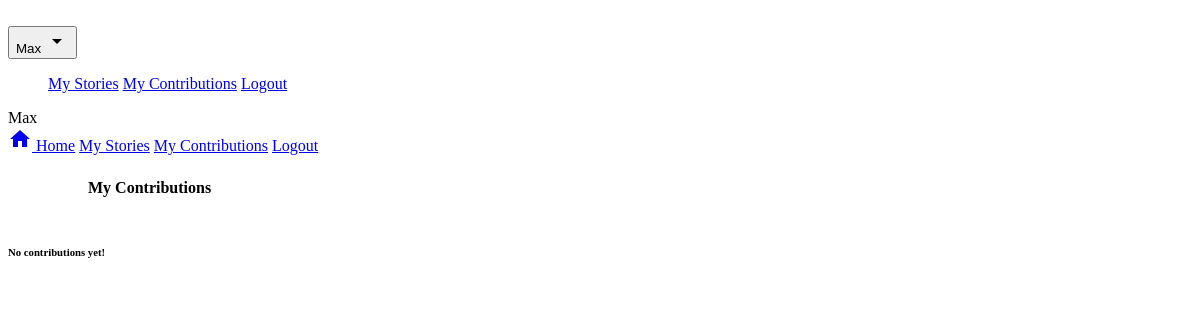
Before: /my/contributions (signed in) with the older database file.
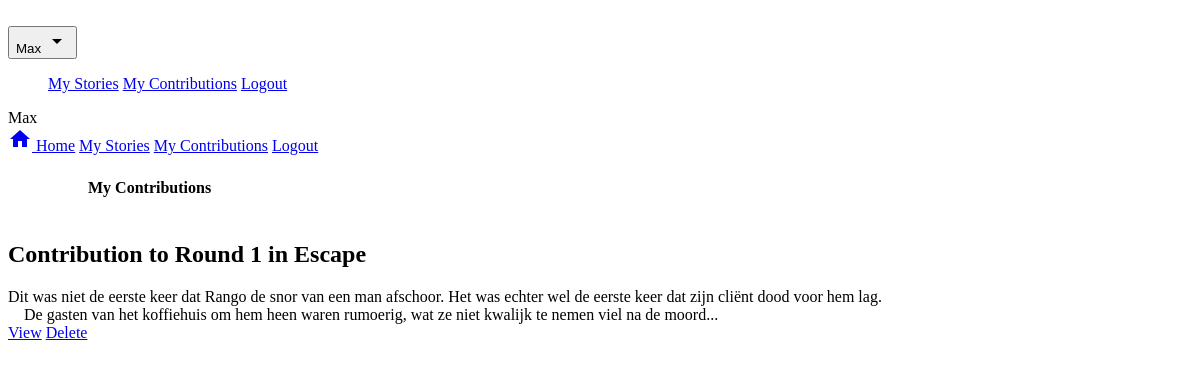
After: the same page with the newer database file.
### storanonymizer/models.py (models this page shows, shortened)
class Contribution(db.Model):
	id = db.Column(db.Integer, primary_key=True)
	code = db.Column(db.String(), unique=True)
	text = db.Column(db.Text())
	votes = db.relationship("Vote", backref="contribution", lazy="select")
	author_id = db.Column(db.Integer, db.ForeignKey("user.id"))
	round_id = db.Column(db.Integer, db.ForeignKey("round.id"))

class Round(db.Model):
	id = db.Column(db.Integer, primary_key=True)
	name = db.Column(db.String())
	code = db.Column(db.String(), unique=True)
	contributions = db.relationship("Contribution", backref="round", lazy="select")
	votes = db.relationship("Vote", backref="round", lazy="select")
	winning_contribution_id = db.Column(db.String())
	story_id = db.Column(db.Integer, db.ForeignKey("story.id"))
	public_authors = db.Column(db.Boolean(), default=False)
	public_contributions = db.Column(db.Boolean(), default=False)
	voting = db.Column(db.Boolean(), default=False)
	public_votes = db.Column(db.Boolean(), default=False)

class Story(db.Model):
	id = db.Column(db.Integer, primary_key=True)
	code = db.Column(db.String(), unique=True)
	name = db.Column(db.String())
	user_id = db.Column(db.Integer, db.ForeignKey("user.id"))
	rounds = db.relationship("Round", backref="story", lazy="select")

### storanonymizer/views.py (the view)
@app.route("/my/contributions")
@login_required
def my_contributions():
	contributions = current_user.contributions
	return render_template("mycontributions.html", contributions=contributions)

### storanonymizer/auth.py (called while the page is built)
@lm.user_loader
def load_user(user_id):
	return models.User.query.get(int(user_id))

### storanonymizer/templates/mycontributions.html
{% extends "base.html" %}
{% block content %}
<div class="storanonymizer__title-bar mdl-color--primary mdl-color-text--white">
	<h4 class="storanonymizer__title-bar__title">My Contributions</h4>
</div>
<div class="storanonymizer__story-list mdl-grid">
{% for c in contributions %}
	<div class="mdl-cell mdl-cell--4-col mdl-shadow--2dp">
		<div class="mdl-card__title"><h2 href="" class="mdl-card__title-text">Contribution to {{ c.round.name }} in {{ c.round.story.name }}</h2></div>
		<div class="mdl-card__supporting-text">{{ c.text|truncate|safe }}</div>
		<div class="mdl-card__actions mdl-card--border">
			<a href="{{ url_for('contribution', contribution_code=c.code) }}" class="mdl-button mdl-js-button mdl-button--colored mdl-js-ripple-effect">View</a>
		{% if current_user.id == c.author.id %}
			<a href="{{ url_for('delete_contribution', contribution_code=c.code) }}" class="mdl-button mdl-js-button mdl-js-ripple-effect mdl-color-text--red">Delete</a>
		{% endif %}
		</div>
	</div>
{% else %}
	<h6>No contributions yet!</h6>
{% endfor %}
</div>
{% endblock %}

Changed rows visible on the page:
added Contribution: round.name "Round 1", round.story.name "Escape", text "Dit was niet de eerste keer dat Rango de snor van een man afschoor. Het was echter wel de eerste keer dat zijn cliënt dood voor hem lag. De gasten van het koffiehuis om hem heen waren rumoerig, wat ze niet kwalijk te nemen viel na de moord..."
Other visible differences:
text no longer shown: "No contributions yet!"
